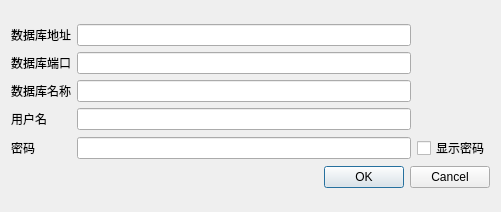
<?xml version="1.0" encoding="UTF-8"?>
<ui version="4.0">
 <class>DataBaseConfig</class>
 <widget class="QDialog" name="DataBaseConfig">
  <property name="geometry">
   <rect>
    <x>0</x>
    <y>0</y>
    <width>501</width>
    <height>212</height>
   </rect>
  </property>
  <property name="windowTitle">
   <string>配置服务器</string>
  </property>
  <layout class="QGridLayout" name="gridLayout">
   <item row="0" column="0">
    <layout class="QGridLayout" name="gridLayout_2">
     <item row="1" column="1">
      <widget class="QLineEdit" name="dbPortEdit"/>
     </item>
     <item row="0" column="0">
      <widget class="QLabel" name="dbAdressLabel">
       <property name="text">
        <string>数据库地址</string>
       </property>
      </widget>
     </item>
     <item row="4" column="1">
      <widget class="QLineEdit" name="dbpassedEdit">
       <property name="echoMode">
        <enum>QLineEdit::Password</enum>
       </property>
      </widget>
     </item>
     <item row="3" column="0">
      <widget class="QLabel" name="username">
       <property name="text">
        <string>用户名</string>
       </property>
      </widget>
     </item>
     <item row="4" column="0">
      <widget class="QLabel" name="password">
       <property name="text">
        <string>密码</string>
       </property>
      </widget>
     </item>
     <item row="0" column="1">
      <widget class="QLineEdit" name="dbAddressEdit"/>
     </item>
     <item row="2" column="0">
      <widget class="QLabel" name="dbTableName">
       <property name="text">
        <string>数据库名称</string>
       </property>
      </widget>
     </item>
     <item row="2" column="1">
      <widget class="QLineEdit" name="dbNameEdit"/>
     </item>
     <item row="3" column="1">
      <widget class="QLineEdit" name="dbuserEdit"/>
     </item>
     <item row="1" column="0">
      <widget class="QLabel" name="dbPortLabel">
       <property name="text">
        <string>数据库端口</string>
       </property>
      </widget>
     </item>
     <item row="4" column="2">
      <widget class="QCheckBox" name="showPasswd">
       <property name="text">
        <string>显示密码</string>
       </property>
      </widget>
     </item>
     <item row="5" column="0" colspan="3">
      <widget class="QDialogButtonBox" name="buttonBox">
       <property name="orientation">
        <enum>Qt::Horizontal</enum>
       </property>
       <property name="standardButtons">
        <set>QDialogButtonBox::Cancel|QDialogButtonBox::Ok</set>
       </property>
      </widget>
     </item>
    </layout>
   </item>
  </layout>
 </widget>
 <resources/>
 <connections>
  <connection>
   <sender>buttonBox</sender>
   <signal>accepted()</signal>
   <receiver>DataBaseConfig</receiver>
   <slot>accept()</slot>
   <hints>
    <hint type="sourcelabel">
     <x>248</x>
     <y>254</y>
    </hint>
    <hint type="destinationlabel">
     <x>157</x>
     <y>274</y>
    </hint>
   </hints>
  </connection>
  <connection>
   <sender>buttonBox</sender>
   <signal>rejected()</signal>
   <receiver>DataBaseConfig</receiver>
   <slot>reject()</slot>
   <hints>
    <hint type="sourcelabel">
     <x>316</x>
     <y>260</y>
    </hint>
    <hint type="destinationlabel">
     <x>286</x>
     <y>274</y>
    </hint>
   </hints>
  </connection>
 </connections>
</ui>
